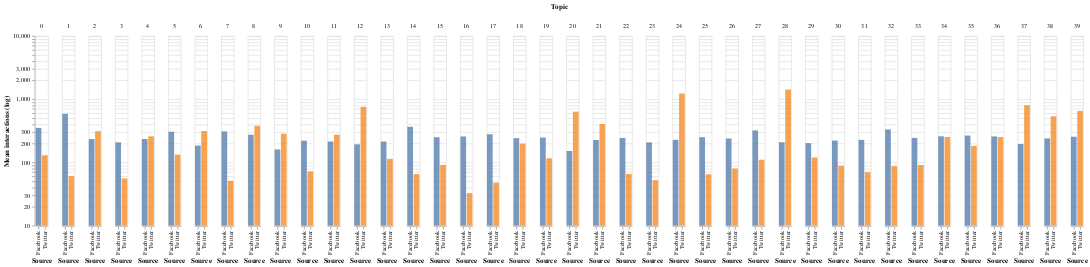

Notebook code cell kept with this figure:
### Code cell
p_data = grouped.copy()
p_data["source"] = p_data.index.get_level_values("source")
p_data.columns = ["count", "sum", "mean", "Source"]
p_data.reset_index(inplace=True)
p_data["Topic"] = p_data.topic_interpretation

chart = alt.Chart(p_data).mark_bar().encode(
    alt.X("Source:N"),
    alt.Y("sum(mean):Q", 
          scale=alt.Scale(type="log", base=10),
          title="Mean interactions (log)"),
    column=alt.Column("topic:O", title="Topic"),
    color=alt.Color("Source", legend=None),
    opacity=alt.value(0.75),
    tooltip=["Topic"]
).properties(
    width=20
)

#chart.save(os.path.join(figures_path, "topics", "mean_interactions_per_source.html"))
chart

### Figure 1 — Vega-Lite specification as saved in the notebook (floating-point values rounded to 4 significant figures)
{"$schema": "https://vega.github.io/schema/vega-lite/v3.4.0.json", "config": {"mark": {"tooltip": null}, "view": {"height": 300, "width": 400}}, "data": {"name": "data-ac91a7fc7f07d11bac42b6972d47b0d1"}, "datasets": {"data-ac91a7fc7f07d11bac42b6972d47b0d1": [{"Source": "Facebook", "Topic": "-", "count": 301, "mean": 351.7, "source": "Facebook", "sum": 105855, "topic": 0, "topic_interpretation": "-"}, {"Source": "Twitter", "Topic": "-", "count": 575, "mean": 129.9, "source": "Twitter", "sum": 74694, "topic": 0, "topic_interpretation": "-"}, {"Source": "Facebook", "Topic": "Wahlwerbung & Dank", "count": 1403, "mean": 587.5, "source": "Facebook", "sum": 824235, "topic": 1, "topic_interpretation": "Wahlwerbung & Dank"}, {"Source": "Twitter", "Topic": "Wahlwerbung & Dank", "count": 907, "mean": 60.6, "source": "Twitter", "sum": 54967, "topic": 1, "topic_interpretation": "Wahlwerbung & Dank"}, {"Source": "Facebook", "Topic": "Linke Themen", "count": 263, "mean": 234.3, "source": "Facebook", "sum": 61623, "topic": 2, "topic_interpretation": "Linke Themen"}, {"Source": "Twitter", "Topic": "Linke Themen", "count": 258, "mean": 312.0, "source": "Twitter", "sum": 80505, "topic": 2, "topic_interpretation": "Linke Themen"}, {"Source": "Facebook", "Topic": "-", "count": 242, "mean": 208.0, "source": "Facebook", "sum": 50335, "topic": 3, "topic_interpretation": "-"}, {"Source": "Twitter", "Topic": "-", "count": 210, "mean": 55.85, "source": "Twitter", "sum": 11729, "topic": 3, "topic_interpretation": "-"}, {"Source": "Facebook", "Topic": "-", "count": 181, "mean": 234.6, "source": "Facebook", "sum": 42462, "topic": 4, "topic_interpretation": "-"}, {"Source": "Twitter", "Topic": "-", "count": 144, "mean": 258.9, "source": "Twitter", "sum": 37284, "topic": 4, "topic_interpretation": "-"}, {"Source": "Facebook", "Topic": "FPÖ", "count": 324, "mean": 305.8, "source": "Facebook", "sum": 99072, "topic": 5, "topic_interpretation": "FPÖ"}, {"Source": "Twitter", "Topic": "FPÖ", "count": 240, "mean": 132.8, "source": "Twitter", "sum": 31867, "topic": 5, "topic_interpretation": "FPÖ"}, {"Source": "Facebook", "Topic": "Wandel (Partei)", "count": 226, "mean": 184.4, "source": "Facebook", "sum": 41681, "topic": 6, "topic_interpretation": "Wandel (Partei)"}, {"Source": "Twitter", "Topic": "Wandel (Partei)", "count": 146, "mean": 314.0, "source": "Twitter", "sum": 45843, "topic": 6, "topic_interpretation": "Wandel (Partei)"}, {"Source": "Facebook", "Topic": "Anti-Rechts", "count": 617, "mean": 309.6, "source": "Facebook", "sum": 191025, "topic": 7, "topic_interpretation": "Anti-Rechts"}, {"Source": "Twitter", "Topic": "Anti-Rechts", "count": 602, "mean": 51.11, "source": "Twitter", "sum": 30771, "topic": 7, "topic_interpretation": "Anti-Rechts"}, {"Source": "Facebook", "Topic": "-", "count": 234, "mean": 274.2, "source": "Facebook", "sum": 64165, "topic": 8, "topic_interpretation": "-"}, {"Source": "Twitter", "Topic": "-", "count": 183, "mean": 380.5, "source": "Twitter", "sum": 69635, "topic": 8, "topic_interpretation": "-"}, {"Source": "Facebook", "Topic": "Extrem Links", "count": 315, "mean": 160.9, "source": "Facebook", "sum": 50675, "topic": 9, "topic_interpretation": "Extrem Links"}, {"Source": "Twitter", "Topic": "Extrem Links", "count": 274, "mean": 284.7, "source": "Twitter", "sum": 78018, "topic": 9, "topic_interpretation": "Extrem Links"}, {"Source": "Facebook", "Topic": "Liberal", "count": 217, "mean": 221.0, "source": "Facebook", "sum": 47967, "topic": 10, "topic_interpretation": "Liberal"}, {"Source": "Twitter", "Topic": "Liberal", "count": 214, "mean": 72.05, "source": "Twitter", "sum": 15419, "topic": 10, "topic_interpretation": "Liberal"}, {"Source": "Facebook", "Topic": "-", "count": 250, "mean": 214.0, "source": "Facebook", "sum": 53497, "topic": 11, "topic_interpretation": "-"}, {"Source": "Twitter", "Topic": "-", "count": 226, "mean": 274.6, "source": "Twitter", "sum": 62056, "topic": 11, "topic_interpretation": "-"}, {"Source": "Facebook", "Topic": "-", "count": 247, "mean": 193.3, "source": "Facebook", "sum": 47753, "topic": 12, "topic_interpretation": "-"}, {"Source": "Twitter", "Topic": "-", "count": 201, "mean": 756.3, "source": "Twitter", "sum": 152021, "topic": 12, "topic_interpretation": "-"}, {"Source": "Facebook", "Topic": "Mobilisierung Wien", "count": 178, "mean": 214.0, "source": "Facebook", "sum": 38099, "topic": 13, "topic_interpretation": "Mobilisierung Wien"}, {"Source": "Twitter", "Topic": "Mobilisierung Wien", "count": 155, "mean": 113.8, "source": "Twitter", "sum": 17644, "topic": 13, "topic_interpretation": "Mobilisierung Wien"}, {"Source": "Facebook", "Topic": "ORF Wahldebatte", "count": 209, "mean": 366.7, "source": "Facebook", "sum": 76634, "topic": 14, "topic_interpretation": "ORF Wahldebatte"}, {"Source": "Twitter", "Topic": "ORF Wahldebatte", "count": 175, "mean": 65.37, "source": "Twitter", "sum": 11440, "topic": 14, "topic_interpretation": "ORF Wahldebatte"}, {"Source": "Facebook", "Topic": "Mobilisierung Länder", "count": 242, "mean": 250.3, "source": "Facebook", "sum": 60577, "topic": 15, "topic_interpretation": "Mobilisierung Länder"}, {"Source": "Twitter", "Topic": "Mobilisierung Länder", "count": 194, "mean": 91.37, "source": "Twitter", "sum": 17726, "topic": 15, "topic_interpretation": "Mobilisierung Länder"}, {"Source": "Facebook", "Topic": "-", "count": 529, "mean": 257.3, "source": "Facebook", "sum": 136111, "topic": 16, "topic_interpretation": "-"}, {"Source": "Twitter", "Topic": "-", "count": 1007, "mean": 32.68, "source": "Twitter", "sum": 32908, "topic": 16, "topic_interpretation": "-"}, {"Source": "Facebook", "Topic": "Puls4 Wahldebatte", "count": 387, "mean": 279.1, "source": "Facebook", "sum": 108018, "topic": 17, "topic_interpretation": "Puls4 Wahldebatte"}, {"Source": "Twitter", "Topic": "Puls4 Wahldebatte", "count": 272, "mean": 47.86, "source": "Twitter", "sum": 13018, "topic": 17, "topic_interpretation": "Puls4 Wahldebatte"}, {"Source": "Facebook", "Topic": "Emotionen", "count": 215, "mean": 242.4, "source": "Facebook", "sum": 52106, "topic": 18, "topic_interpretation": "Emotionen"}, {"Source": "Twitter", "Topic": "Emotionen", "count": 202, "mean": 198.2, "source": "Twitter", "sum": 40043, "topic": 18, "topic_interpretation": "Emotionen"}, {"Source": "Facebook", "Topic": "Außenpolitik", "count": 214, "mean": 247.5, "source": "Facebook", "sum": 52967, "topic": 19, "topic_interpretation": "Außenpolitik"}, {"Source": "Twitter", "Topic": "Außenpolitik", "count": 213, "mean": 116.2, "source": "Twitter", "sum": 24753, "topic": 19, "topic_interpretation": "Außenpolitik"}, {"Source": "Facebook", "Topic": "Wahlprognose", "count": 209, "mean": 151.5, "source": "Facebook", "sum": 31662, "topic": 20, "topic_interpretation": "Wahlprognose"}, {"Source": "Twitter", "Topic": "Wahlprognose", "count": 271, "mean": 636.3, "source": "Twitter", "sum": 172438, "topic": 20, "topic_interpretation": "Wahlprognose"}, {"Source": "Facebook", "Topic": "Umwelt", "count": 219, "mean": 226.3, "source": "Facebook", "sum": 49558, "topic": 21, "topic_interpretation": "Umwelt"}, {"Source": "Twitter", "Topic": "Umwelt", "count": 203, "mean": 405.2, "source": "Twitter", "sum": 82256, "topic": 21, "topic_interpretation": "Umwelt"}, {"Source": "Facebook", "Topic": "-", "count": 300, "mean": 243.5, "source": "Facebook", "sum": 73039, "topic": 22, "topic_interpretation": "-"}, {"Source": "Twitter", "Topic": "-", "count": 338, "mean": 65.59, "source": "Twitter", "sum": 22171, "topic": 22, "topic_interpretation": "-"}, {"Source": "Facebook", "Topic": "-", "count": 312, "mean": 207.5, "source": "Facebook", "sum": 64745, "topic": 23, "topic_interpretation": "-"}, {"Source": "Twitter", "Topic": "-", "count": 233, "mean": 52.33, "source": "Twitter", "sum": 12194, "topic": 23, "topic_interpretation": "-"}, {"Source": "Facebook", "Topic": "-", "count": 184, "mean": 227.9, "source": "Facebook", "sum": 41925, "topic": 24, "topic_interpretation": "-"}, {"Source": "Twitter", "Topic": "-", "count": 174, "mean": 1232.0, "source": "Twitter", "sum": 214287, "topic": 24, "topic_interpretation": "-"}, {"Source": "Facebook", "Topic": "Polarisierung", "count": 299, "mean": 250.8, "source": "Facebook", "sum": 75002, "topic": 25, "topic_interpretation": "Polarisierung"}, {"Source": "Twitter", "Topic": "Polarisierung", "count": 278, "mean": 65.03, "source": "Twitter", "sum": 18079, "topic": 25, "topic_interpretation": "Polarisierung"}, {"Source": "Facebook", "Topic": "Strache", "count": 219, "mean": 239.1, "source": "Facebook", "sum": 52365, "topic": 26, "topic_interpretation": "Strache"}, {"Source": "Twitter", "Topic": "Strache", "count": 175, "mean": 79.98, "source": "Twitter", "sum": 13996, "topic": 26, "topic_interpretation": "Strache"}, {"Source": "Facebook", "Topic": "-", "count": 250, "mean": 321.0, "source": "Facebook", "sum": 80238, "topic": 27, "topic_interpretation": "-"}, {"Source": "Twitter", "Topic": "-", "count": 240, "mean": 110.4, "source": "Twitter", "sum": 26500, "topic": 27, "topic_interpretation": "-"}, {"Source": "Facebook", "Topic": "-", "count": 241, "mean": 208.3, "source": "Facebook", "sum": 50193, "topic": 28, "topic_interpretation": "-"}, {"Source": "Twitter", "Topic": "-", "count": 273, "mean": 1429.0, "source": "Twitter", "sum": 390006, "topic": 28, "topic_interpretation": "-"}, {"Source": "Facebook", "Topic": "Neos", "count": 224, "mean": 201.8, "source": "Facebook", "sum": 45206, "topic": 29, "topic_interpretation": "Neos"}, {"Source": "Twitter", "Topic": "Neos", "count": 195, "mean": 119.7, "source": "Twitter", "sum": 23334, "topic": 29, "topic_interpretation": "Neos"}, {"Source": "Facebook", "Topic": "-", "count": 196, "mean": 221.9, "source": "Facebook", "sum": 43502, "topic": 30, "topic_interpretation": "-"}, {"Source": "Twitter", "Topic": "-", "count": 168, "mean": 88.48, "source": "Twitter", "sum": 14865, "topic": 30, "topic_interpretation": "-"}, {"Source": "Facebook", "Topic": "-", "count": 219, "mean": 227.4, "source": "Facebook", "sum": 49808, "topic": 31, "topic_interpretation": "-"}, {"Source": "Twitter", "Topic": "-", "count": 195, "mean": 69.88, "source": "Twitter", "sum": 13627, "topic": 31, "topic_interpretation": "-"}, {"Source": "Facebook", "Topic": "-", "count": 404, "mean": 333.2, "source": "Facebook", "sum": 134627, "topic": 32, "topic_interpretation": "-"}, {"Source": "Twitter", "Topic": "-", "count": 248, "mean": 87.17, "source": "Twitter", "sum": 21618, "topic": 32, "topic_interpretation": "-"}, {"Source": "Facebook", "Topic": "-", "count": 210, "mean": 244.3, "source": "Facebook", "sum": 51298, "topic": 33, "topic_interpretation": "-"}, {"Source": "Twitter", "Topic": "-", "count": 185, "mean": 91.02, "source": "Twitter", "sum": 16838, "topic": 33, "topic_interpretation": "-"}, {"Source": "Facebook", "Topic": "-", "count": 318, "mean": 259.1, "source": "Facebook", "sum": 82402, "topic": 34, "topic_interpretation": "-"}, {"Source": "Twitter", "Topic": "-", "count": 227, "mean": 252.8, "source": "Twitter", "sum": 57379, "topic": 34, "topic_interpretation": "-"}, {"Source": "Facebook", "Topic": "Greta Thunberg", "count": 301, "mean": 266.3, "source": "Facebook", "sum": 80163, "topic": 35, "topic_interpretation": "Greta Thunberg"}, {"Source": "Twitter", "Topic": "Greta Thunberg", "count": 199, "mean": 182.9, "source": "Twitter", "sum": 36399, "topic": 35, "topic_interpretation": "Greta Thunberg"}, {"Source": "Facebook", "Topic": "-", "count": 228, "mean": 258.0, "source": "Facebook", "sum": 58829, "topic": 36, "topic_interpretation": "-"}, {"Source": "Twitter", "Topic": "-", "count": 166, "mean": 252.2, "source": "Twitter", "sum": 41859, "topic": 36, "topic_interpretation": "-"}, {"Source": "Facebook", "Topic": "-", "count": 216, "mean": 195.7, "source": "Facebook", "sum": 42278, "topic": 37, "topic_interpretation": "-"}, {"Source": "Twitter", "Topic": "-", "count": 177, "mean": 804.6, "source": "Twitter", "sum": 142418, "topic": 37, "topic_interpretation": "-"}, {"Source": "Facebook", "Topic": "-", "count": 245, "mean": 239.7, "source": "Facebook", "sum": 58728, "topic": 38, "topic_interpretation": "-"}, {"Source": "Twitter", "Topic": "-", "count": 175, "mean": 536.0, "source": "Twitter", "sum": 93796, "topic": 38, "topic_interpretation": "-"}, {"Source": "Facebook", "Topic": "-", "count": 229, "mean": 254.9, "source": "Facebook", "sum": 58367, "topic": 39, "topic_interpretation": "-"}, {"Source": "Twitter", "Topic": "-", "count": 199, "mean": 653.9, "source": "Twitter", "sum": 130123, "topic": 39, "topic_interpretation": "-"}]}, "encoding": {"color": {"field": "Source", "legend": null, "type": "nominal"}, "column": {"field": "topic", "title": "Topic", "type": "ordinal"}, "opacity": {"value": 0.75}, "tooltip": [{"field": "Topic", "type": "nominal"}], "x": {"field": "Source", "type": "nominal"}, "y": {"aggregate": "sum", "field": "mean", "scale": {"base": 10, "type": "log"}, "title": "Mean interactions (log)", "type": "quantitative"}}, "mark": "bar", "width": 20}
